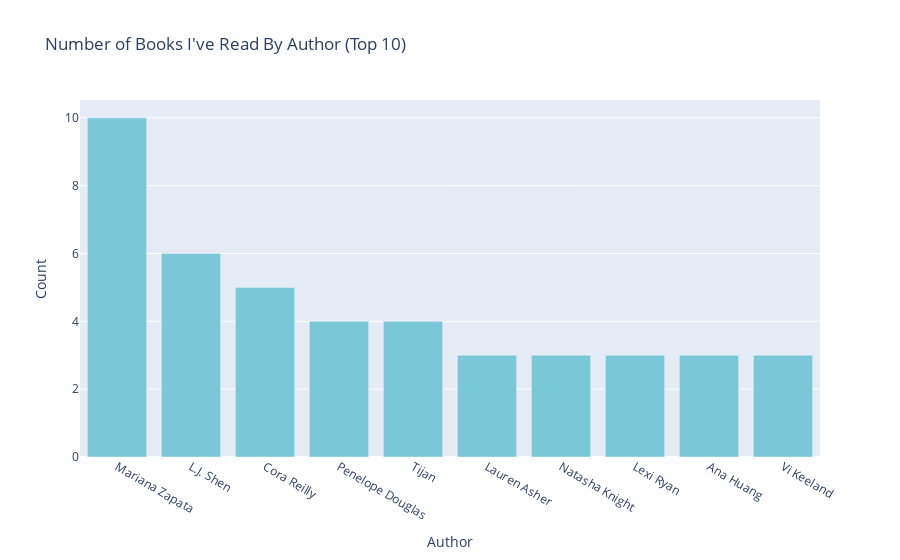

Here is the notebook cell this chart was saved with:
### Code cell
num_read_author = books_read["Author"].value_counts().reset_index().rename(columns = {"index": "Author", "Author":"Count"})
num_read_author

fig_num_read_author = px.bar(num_read_author.head(10), x = "Author", y = "Count", title = "Number of Books I've Read By Author (Top 10)")
fig_num_read_author.update_traces(marker_color = 'rgb(122,199,215)')
fig_num_read_author.show()

### Figure 1 — Plotly figure (JSON) as saved in the notebook; plotly's stock layout.template omitted (floating-point values rounded to 4 significant figures)
{"data": [{"alignmentgroup": "True", "hovertemplate": "Author=%{x}<br>Count=%{y}<extra></extra>", "legendgroup": "", "marker": {"color": "rgb(122,199,215)", "pattern": {"shape": ""}}, "name": "", "offsetgroup": "", "orientation": "v", "showlegend": false, "textposition": "auto", "type": "bar", "x": ["Mariana Zapata", "L.J. Shen", "Cora Reilly", "Penelope Douglas", "Tijan", "Lauren Asher", "Natasha Knight", "Lexi Ryan", "Ana Huang", "Vi Keeland"], "xaxis": "x", "y": [10, 6, 5, 4, 4, 3, 3, 3, 3, 3], "yaxis": "y"}], "layout": {"barmode": "relative", "legend": {"tracegroupgap": 0}, "title": {"text": "Number of Books I've Read By Author (Top 10)"}, "xaxis": {"anchor": "y", "domain": [0, 1], "title": {"text": "Author"}}, "yaxis": {"anchor": "x", "domain": [0, 1], "title": {"text": "Count"}}}}
